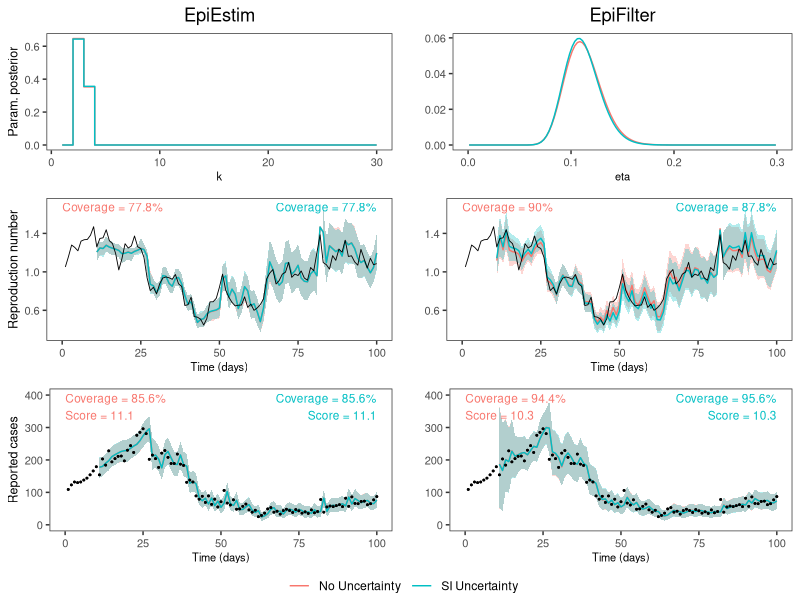

This chart was generated by the following R code: (Note: this script raises an error after producing the figure.)


rm(list=ls())

library(tidyverse)
library(cowplot)

custom_theme <- theme_bw() +
  theme(
    axis.title.y = element_text(size=9),
    axis.title.x = element_text(size=8),
    axis.text = element_text(size=8),
    strip.background = element_blank(),
    strip.text = element_text(size=9),
    plot.title = element_text(hjust = 0.5),
    panel.grid = element_blank(),
    legend.position = "none"
  )

# Load the data
df = rbind(read.csv("paper/outputs/s9epiestim_siuncertainty.csv"), read.csv("paper/outputs/s9epifilter_siuncertainty.csv"))
df_params = rbind(
  read.csv("paper/outputs/s9epifilter_siuncertainty_params.csv") %>% rename(x=eta, y=peta),
  read.csv("paper/outputs/s9epiestim_siuncertainty_params.csv") %>% rename(x=k, y=pk)
)

# Calculate coverage statistics
df_coverage = df %>%
  filter(t>10) %>%
  group_by(simulation, model, fit) %>%
  summarise(Rt_coverage = 100*round(mean((TrueRt <= upper) & (TrueRt >= lower)), digits=3),
            Ct_coverage = 100*round(mean((Cases <= upper_cases) & (Cases >= lower_cases)), digits=3),
            score = signif(mean(crps), 3))


# Make individual plots
plt_param_ef = ggplot(df_params %>% filter(model=="EpiFilter")) +
  geom_line(aes(x=x, y=y, color=fit)) +
  xlim(c(0, 0.3)) +
  theme_bw() +
  labs(color="") + theme(legend.direction="horizontal") +
  ggtitle("EpiFilter") +
  xlab("eta") + ylab("")

plt_Rt_ef = ggplot(df %>% filter(model=="EpiFilter")) +
  geom_ribbon(aes(x=t, ymin=lower, ymax=upper, fill=fit), alpha=0.3, data=.%>%filter(t>10)) +
  geom_line(aes(x=t, y=mean, color=fit), data=.%>%filter(t>10)) +
  geom_line(aes(x=t, y=TrueRt), color="black", lwd=0.3) +
  geom_text(data = df_coverage %>% filter(fit=="No Uncertainty", model=="EpiFilter"),
            aes(x = 0, y = Inf, label = paste0("Coverage = ", Rt_coverage, "%"), color=fit),
            hjust = 0, vjust = 1.5, size = 3) +
  geom_text(data = df_coverage %>% filter(fit=="SI Uncertainty", model=="EpiFilter"),
            aes(x = 100, y = Inf, label = paste0("Coverage = ", Rt_coverage, "%"), color=fit),
            hjust = 1, vjust = 1.5, size = 3) +
  custom_theme +
  xlab("Time (days)") + ylab("") +
  ylim(0.35, 1.7)

plt_Ct_ef = ggplot(df %>% filter(model=="EpiFilter")) +
  geom_ribbon(aes(x=t, ymin=lower_cases, ymax=upper_cases, fill=fit), alpha=0.3, data=.%>%filter(t>10)) +
  geom_line(aes(x=t, y=mean_cases, color=fit), data=.%>%filter(t>10)) +
  geom_point(aes(x=t, y=Cases), color="black", size=0.3) +
  geom_text(data = df_coverage %>% filter(fit=="No Uncertainty", model=="EpiFilter"),
            aes(x = 0, y = Inf, label = paste0("Coverage = ", Ct_coverage, "%\nScore = ", score), color=fit),
            hjust = 0, vjust = 1.2, size = 3) +
  geom_text(data = df_coverage %>% filter(fit=="SI Uncertainty", model=="EpiFilter"),
            aes(x = 100, y = Inf, label = paste0("Coverage = ", Ct_coverage, "%\nScore = ", score), color=fit),
            hjust = 1, vjust = 1.2, size = 3) +
  custom_theme +
  xlab("Time (days)") + ylab("") +
  ylim(0,400)
    
plt_param_ee = ggplot(df_params %>% filter(model=="EpiEstim")) +
  geom_step(aes(x=x, y=y, color=fit)) +
  custom_theme +
  ggtitle("EpiEstim") +
  xlab("k") + ylab("Param. posterior")

plt_Rt_ee = ggplot(df %>% filter(model=="EpiEstim")) +
  geom_ribbon(aes(x=t, ymin=lower, ymax=upper, fill=fit), alpha=0.3, data=.%>%filter(t>10)) +
  geom_line(aes(x=t, y=mean, color=fit), data=.%>%filter(t>10)) +
  geom_line(aes(x=t, y=TrueRt), color="black", lwd=0.3) +
  geom_text(data = df_coverage %>% filter(fit=="No Uncertainty", model=="EpiEstim"),
            aes(x = 0, y = Inf, label = paste0("Coverage = ", Rt_coverage, "%"), color=fit),
            hjust = 0, vjust = 1.5, size = 3) +
  geom_text(data = df_coverage %>% filter(fit=="SI Uncertainty", model=="EpiEstim"),
            aes(x = 100, y = Inf, label = paste0("Coverage = ", Rt_coverage, "%"), color=fit),
            hjust = 1, vjust = 1.5, size = 3) +
  custom_theme +
  xlab("Time (days)") + ylab("Reproduction number") +
  ylim(0.35, 1.7)

plt_Ct_ee = ggplot(df %>% filter(model=="EpiEstim")) +
  geom_ribbon(aes(x=t, ymin=lower_cases, ymax=upper_cases, fill=fit), alpha=0.3, data=.%>%filter(t>10)) +
  geom_line(aes(x=t, y=mean_cases, color=fit), data=.%>%filter(t>10)) +
  geom_point(aes(x=t, y=Cases), color="black", size=0.3) +
  geom_text(data = df_coverage %>% filter(fit=="No Uncertainty", model=="EpiEstim"),
            aes(x = 0, y = Inf, label = paste0("Coverage = ", Ct_coverage, "%\nScore = ", score), color=fit),
            hjust = 0, vjust = 1.2, size = 3) +
  geom_text(data = df_coverage %>% filter(fit=="SI Uncertainty", model=="EpiEstim"),
            aes(x = 100, y = Inf, label = paste0("Coverage = ", Ct_coverage, "%\nScore = ", score), color=fit),
            hjust = 1, vjust = 1.2, size = 3) +
  custom_theme +
  xlab("Time (days)") + ylab("Reported cases") +
  ylim(0,400)


# Put it all together
legend = get_legend(plt_param_ef)
plt = plot_grid(plt_param_ee, plt_param_ef + custom_theme, plt_Rt_ee, plt_Rt_ef, plt_Ct_ee, plt_Ct_ef, ncol=2)
plt_with_legend = plot_grid(plt, legend, ncol=1, rel_heights=c(1, 0.05))
plt_with_legend
ggsave(paste0("paper/figures/sx_gentimeuncertainty.png"), plt_with_legend, dpi=300, width=20, height=14, units="cm")



